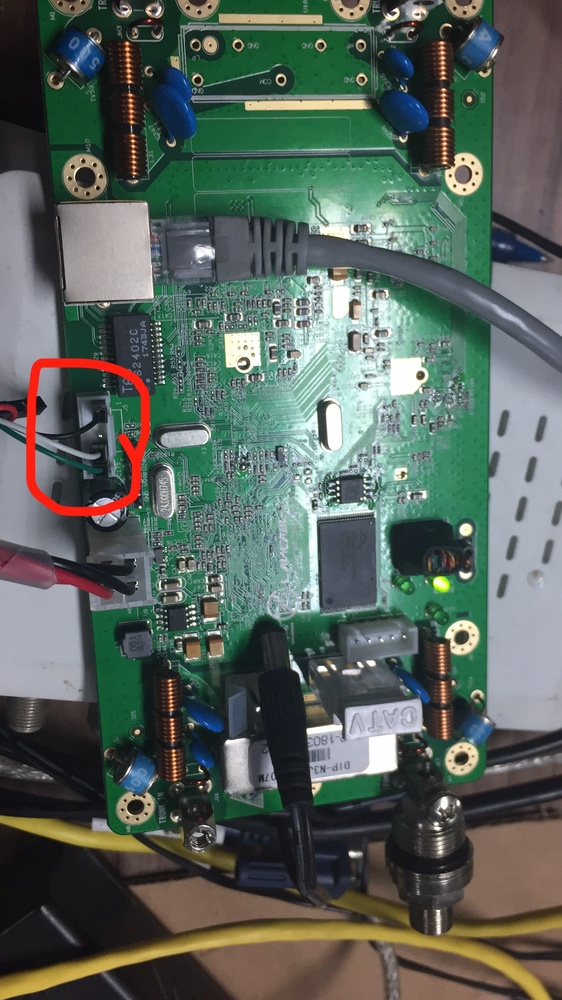
#> input picture input/IMG_0570.JPG, 562 x 1000 px, shrunk from 1080 x 1920 before the run
$ python 12.py
#> lines starting #> are read from the running program, lines starting #| are printed output that depends on the picture; after the words box and inside, x2 and y2 are one past the last pixel; in counts of white or black regions, pixels touching at a corner belong together
# -*- coding=GBK -*-
import cv2 as cv
import time
import threading as th
import sys
import numpy as np


e1 = cv.getTickCount()
time.sleep(1)
e2 = cv.getTickCount()

print((e2 - e1)/cv.getTickFrequency())

src = cv.imread("../input/IMG_0570.JPG")
#> src is the input picture: shape (1000, 562, 3); mean B, G, R 91.9, 99.6, 88
hsv = cv.cvtColor(src,cv.COLOR_BGR2HSV)
#> hsv: shape (1000, 562, 3); mean H, S, V 80.3, 76.9, 108.6

lower = np.array([0,200,200])
upper = np.array([30,255,255])
mask = cv.inRange(hsv, lower, upper)
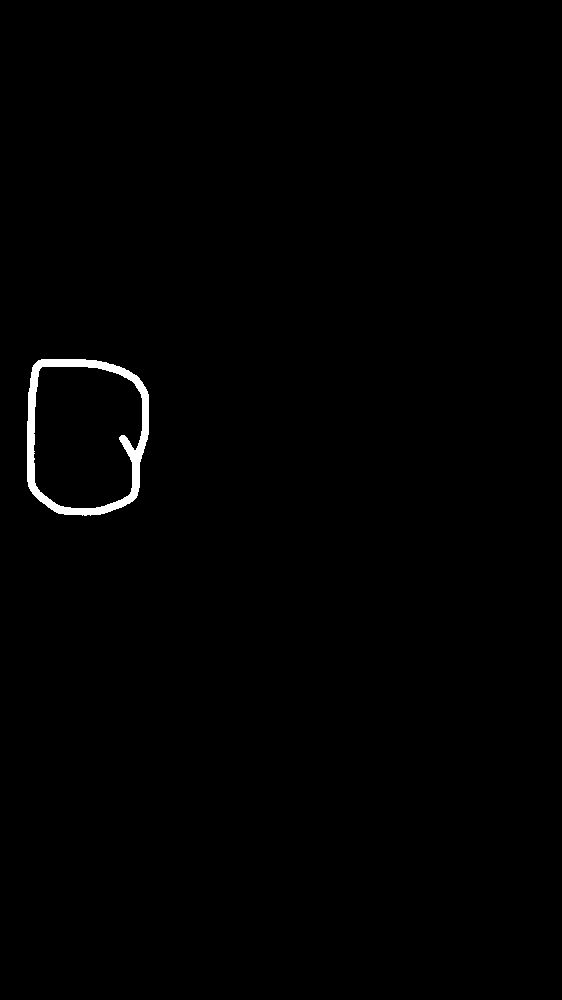
#> mask: shape (1000, 562); 0.66% white; 1 white region, box (x1, y1, x2, y2) and area: (27, 359, 149, 516) 3720
res = cv.bitwise_and(src,src,mask = mask)

cv.namedWindow("test1")
cv.imshow("test1", res)

#使用鼠标取色彩的值
def mouse_cb(event, x, y, flags, param):
    print("x=" , x)
    print("y=" , y)
    cur_bgr = src[x, y]
    cur_bgr = np.array([[cur_bgr]])
    print("cur_bgr====", cur_bgr)
    #green = np.uint8([[[0,255,0]]])
    cur_hsv = cv.cvtColor(cur_bgr,cv.COLOR_BGR2HSV)
    print("cur_hsv====", cur_hsv)

#cv.setMouseCallback("test1", mouse_cb)

cv.waitKey()


cv.destroyAllWindows()
